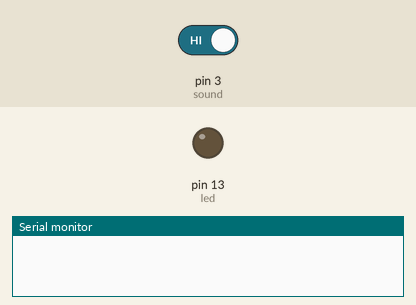
Simulated run of this sketch. Board: Arduino Uno, built with avr-gcc and run on an emulated ATmega328P. Parts: output pins drawn as LEDs (lit = HIGH), the last lines printed to the serial monitor. Dashed ring = blinking. Inputs (shaded band) come from the test bench; at power-on: pin 3 (sound) HIGH.

Above: at 1.2 s.
1.3 s: pin 3 (sound) driven LOW
At 4.2 s:
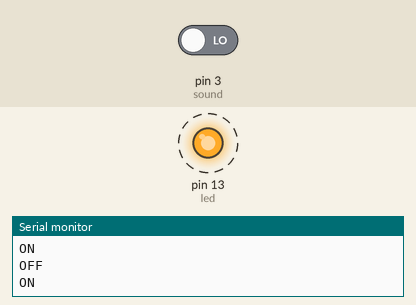
4.3 s: pin 3 (sound) driven HIGH
At 4.8 s:
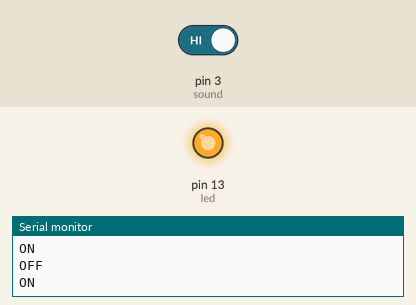
Timing chart, 0 to 7.3 s (numbered marks = the images above; inputs shaded):
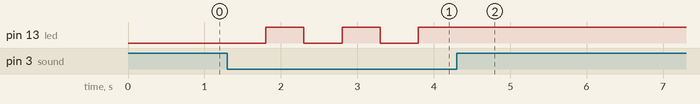

The sketch:

sketch_apr23a.ino
```cpp
#define led 13
#define sound 3

boolean trig = true;
boolean state = true;

void setup()
{
  pinMode(led, OUTPUT);
  pinMode(sound, INPUT);
  Serial.begin(9600);
}

void loop()
{
  trig = digitalRead(sound);
  if(trig == false && state == false)
  {
    digitalWrite(led, HIGH);
    Serial.println("ON");
    state = true;
    delay(500);
  }
  else if(trig == false && state == true)
  {
    digitalWrite(led, LOW);
    Serial.println("OFF");
    state = false;
    delay(500);
  }
}
```

Measured:
- after the input at 1.3 s, pin 13 (led): alternates HIGH for 0.50 s and LOW for 0.50 s, starting after 0.50 s
- after the input at 4.3 s, pin 13 (led): stops changing and stays HIGH
